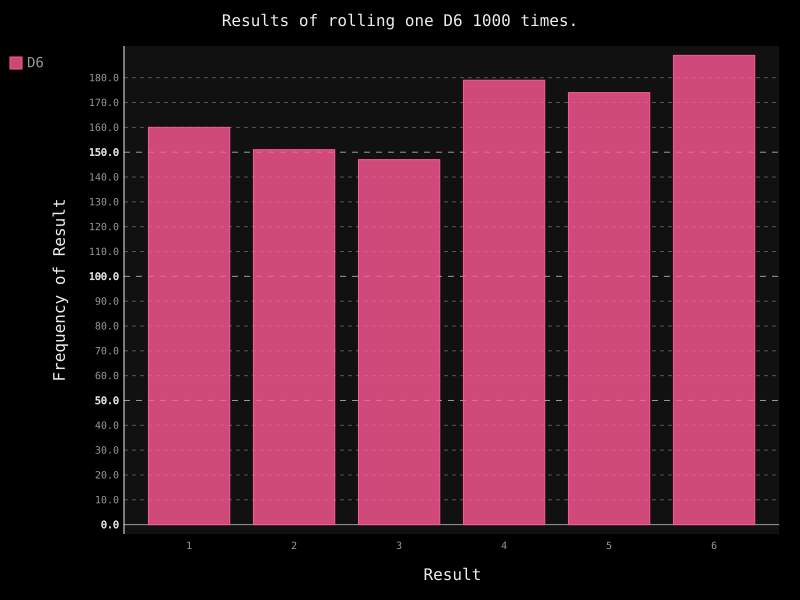

The Python source for this figure:
from die import Die

import pygal

# 创建一个D6
die = Die()

# 掷几次骰子，并将结果存储在一个列表中
results = []
for roll_num in range(1000):
	result = die.roll()
	results.append(result)

# 分析结果
frequencies = []
for value in range(1, die.num_sides+1):
	frequency = results.count(value)
	frequencies.append(frequency)

# 对结果进行可视化
hist = pygal.Bar()

hist.title = "Results of rolling one D6 1000 times."
hist.x_labels = ['1', '2', '3', '4', '5', '6']
hist.x_title = "Result"
hist.y_title = "Frequency of Result"

hist.add('D6', frequencies)
hist.render_to_file('die_visual.svg')
